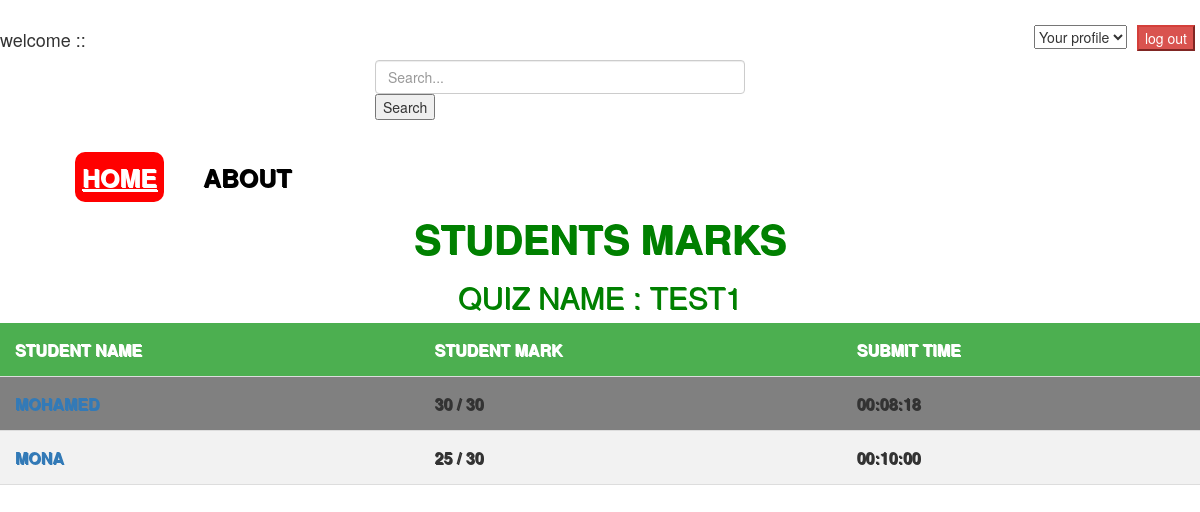
/view/submit.php, run on the app's committed database.
### tables this page shows
CREATE TABLE `submits` (
  `id` int(11) NOT NULL,
  `student_id` int(11) NOT NULL,
  `quiz_id` int(11) NOT NULL,
  `mark` int(11) NOT NULL,
  `time` time NOT NULL
);

CREATE TABLE `users` (
  `id` int(11) NOT NULL,
  `username` varchar(100) NOT NULL,
  `password` varchar(64) NOT NULL,
  `email` varchar(100) NOT NULL,
  `type` varchar(10) NOT NULL,
  `birth_day` date NOT NULL,
  `country` varchar(50) NOT NULL,
  `gender` varchar(6) NOT NULL,
  `phone` varchar(20) NOT NULL,
  `image` blob,
  `university` varchar(100) NOT NULL,
  `faculty` varchar(100) NOT NULL
);

CREATE TABLE `quizzes` (
  `quiz_id` int(11) NOT NULL,
  `quiz_name` varchar(100) NOT NULL,
  `doctor_id` int(11) NOT NULL,
  `password` int(11) DEFAULT NULL,
  `date` timestamp NOT NULL DEFAULT CURRENT_TIMESTAMP ON UPDATE CURRENT_TIMESTAMP,
  `full_mark` int(11) NOT NULL,
  `doctor_name` varchar(100) NOT NULL
);

### view/submit.php (the view, shortened to what this page needs)
<html>
    <head>
        <link href="../recources/css/bootstrap.css" rel="stylesheet" type="text/css"/>
        <link href="../recources/css/style1.css" rel="stylesheet" type="text/css"/>
    </head>
    <body >
        <?php include './header.php'; ?>
        <div>
            <h1> Students Marks <h1>
                    <center>    <h2> Quiz Name : Test1 </h2>  </center>
                    <?php
                    include '../include/vars.php';
                    $conn = mysqli_connect($host, $username, $password, $dbname);
                    $sql = "SELECT users.username, submits.mark, submits.time, quizzes.full_mark from submits "
                            . "JOIN users on users.id = submits.student_id "
                            . "JOIN quizzes on quizzes.quiz_id = submits.quiz_id where submits.quiz_id = '1001'";
                    $result = $conn->query($sql);
                    if ($result->num_rows > 0) {
                        echo '<table><thead><tr><th>Student Name<th>Student Mark</th><th>Submit Time</th></tr><thead><tbody>';
                        while ($row = $result->fetch_assoc()) {
                            $name = $row['username'];
                            $mark = $row['mark'];
                            $fullMark = $row['full_mark'];
                            $time = $row['time'];
                            echo '<tr><td><a href="profilepage.php?&&name='  . $name . '">' . $name . '</a> </td><td>' . $mark . ' / ' . $fullMark . '</td><td>' . $time . '</td>';
                            echo '</tr>';
                        }
                        echo '</tbody></table>';
                    }
                    ?>
                    <link href="js/bootstrap.min.js" rel="stylesheet" type="text/javascript"/>
                    </body>
                    </html>

### recources/css/style1.css (style rules this page uses)
h1 { font-size: 40px; color:green; text-transform:uppercase; text-align:center; font-weight:bold; text-shadow:1px 1px; }
table { background-color:gray; text-transform:uppercase; text-align:center; font-weight:bold; text-shadow:1px 1px; width: 100%; }
td, th { text-align: center; padding: 8px; }
tr:nth-child(even) { background-color: #dddddd; }

### view/submit.php (style rules this page uses)
table { width:100%;border-collapse:collapse; }
td,th { height:50px; text-align:left;border-bottom:1px #ddd solid ;padding:15px; }
th { background-color:#4CAF50 ;color:white; }
tr:nth-child(even) { background-color:#f2f2f2; }

### data on the page
submits: users.username "MOHAMED", mark "30", quiz.full_mark "30", time "00:08:18"
submits: users.username "MONA", mark "25", quiz.full_mark "30", time "00:10:00"
